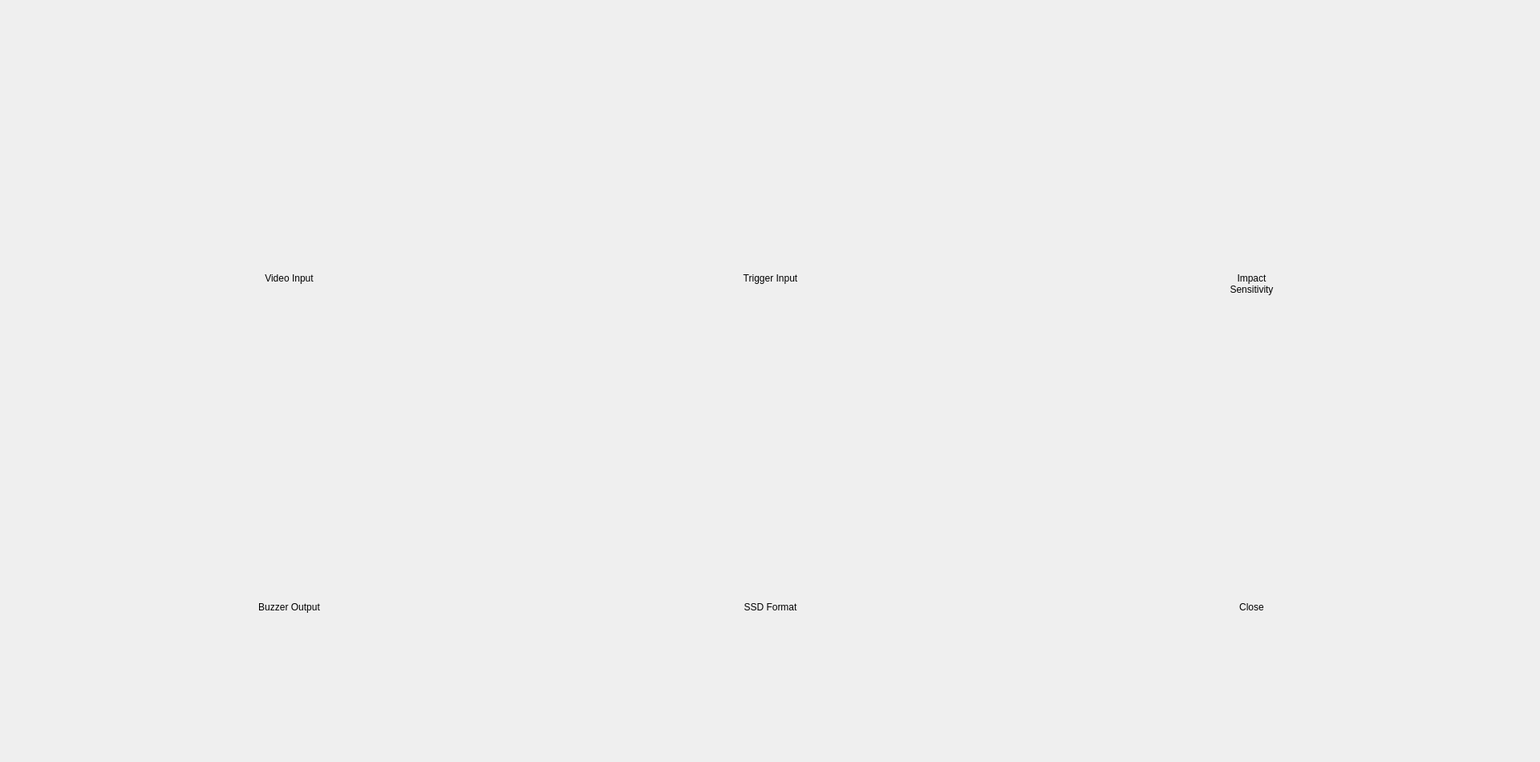
<?xml version="1.0" encoding="UTF-8"?>
<ui version="4.0">
 <class>DevicePage1080p</class>
 <widget class="QWidget" name="DevicePage1080p">
  <property name="geometry">
   <rect>
    <x>0</x>
    <y>0</y>
    <width>1920</width>
    <height>950</height>
   </rect>
  </property>
  <property name="windowTitle">
   <string>Form</string>
  </property>
  <property name="autoFillBackground">
   <bool>true</bool>
  </property>
  <widget class="CustomImageLabel" name="buttonVideo">
   <property name="geometry">
    <rect>
     <x>270</x>
     <y>140</y>
     <width>181</width>
     <height>181</height>
    </rect>
   </property>
   <property name="text">
    <string/>
   </property>
  </widget>
  <widget class="CustomImageLabel" name="buttonTrigger">
   <property name="geometry">
    <rect>
     <x>870</x>
     <y>140</y>
     <width>181</width>
     <height>181</height>
    </rect>
   </property>
   <property name="text">
    <string/>
   </property>
  </widget>
  <widget class="CustomImageLabel" name="buttonGsensor">
   <property name="geometry">
    <rect>
     <x>1470</x>
     <y>140</y>
     <width>181</width>
     <height>181</height>
    </rect>
   </property>
   <property name="text">
    <string/>
   </property>
  </widget>
  <widget class="CustomImageLabel" name="buttonBuzzer">
   <property name="geometry">
    <rect>
     <x>270</x>
     <y>550</y>
     <width>181</width>
     <height>181</height>
    </rect>
   </property>
   <property name="text">
    <string/>
   </property>
  </widget>
  <widget class="CustomImageLabel" name="buttonFormat">
   <property name="geometry">
    <rect>
     <x>870</x>
     <y>550</y>
     <width>181</width>
     <height>181</height>
    </rect>
   </property>
   <property name="text">
    <string/>
   </property>
  </widget>
  <widget class="CustomImageLabel" name="buttonClose">
   <property name="geometry">
    <rect>
     <x>1470</x>
     <y>550</y>
     <width>181</width>
     <height>181</height>
    </rect>
   </property>
   <property name="text">
    <string/>
   </property>
  </widget>
  <widget class="QLabel" name="labelVideoText">
   <property name="geometry">
    <rect>
     <x>90</x>
     <y>340</y>
     <width>541</width>
     <height>161</height>
    </rect>
   </property>
   <property name="text">
    <string>Video Input</string>
   </property>
   <property name="alignment">
    <set>Qt::AlignHCenter|Qt::AlignTop</set>
   </property>
  </widget>
  <widget class="QLabel" name="labelTriggerText">
   <property name="geometry">
    <rect>
     <x>690</x>
     <y>340</y>
     <width>541</width>
     <height>161</height>
    </rect>
   </property>
   <property name="text">
    <string>Trigger Input</string>
   </property>
   <property name="alignment">
    <set>Qt::AlignHCenter|Qt::AlignTop</set>
   </property>
  </widget>
  <widget class="QLabel" name="labelGsensorText">
   <property name="geometry">
    <rect>
     <x>1290</x>
     <y>340</y>
     <width>541</width>
     <height>161</height>
    </rect>
   </property>
   <property name="text">
    <string>Impact
Sensitivity</string>
   </property>
   <property name="alignment">
    <set>Qt::AlignHCenter|Qt::AlignTop</set>
   </property>
  </widget>
  <widget class="QLabel" name="labelBuzzerText">
   <property name="geometry">
    <rect>
     <x>90</x>
     <y>750</y>
     <width>541</width>
     <height>161</height>
    </rect>
   </property>
   <property name="text">
    <string>Buzzer Output</string>
   </property>
   <property name="alignment">
    <set>Qt::AlignHCenter|Qt::AlignTop</set>
   </property>
  </widget>
  <widget class="QLabel" name="labelFormatText">
   <property name="geometry">
    <rect>
     <x>690</x>
     <y>750</y>
     <width>541</width>
     <height>161</height>
    </rect>
   </property>
   <property name="text">
    <string>SSD Format</string>
   </property>
   <property name="alignment">
    <set>Qt::AlignHCenter|Qt::AlignTop</set>
   </property>
  </widget>
  <widget class="QLabel" name="labelCloseText">
   <property name="geometry">
    <rect>
     <x>1290</x>
     <y>750</y>
     <width>541</width>
     <height>161</height>
    </rect>
   </property>
   <property name="text">
    <string>Close</string>
   </property>
   <property name="alignment">
    <set>Qt::AlignHCenter|Qt::AlignTop</set>
   </property>
  </widget>
 </widget>
 <customwidgets>
  <customwidget>
   <class>CustomImageLabel</class>
   <extends>QLabel</extends>
   <header>ui/customwidget/customimagelabel.h</header>
  </customwidget>
 </customwidgets>
 <resources/>
 <connections/>
</ui>
